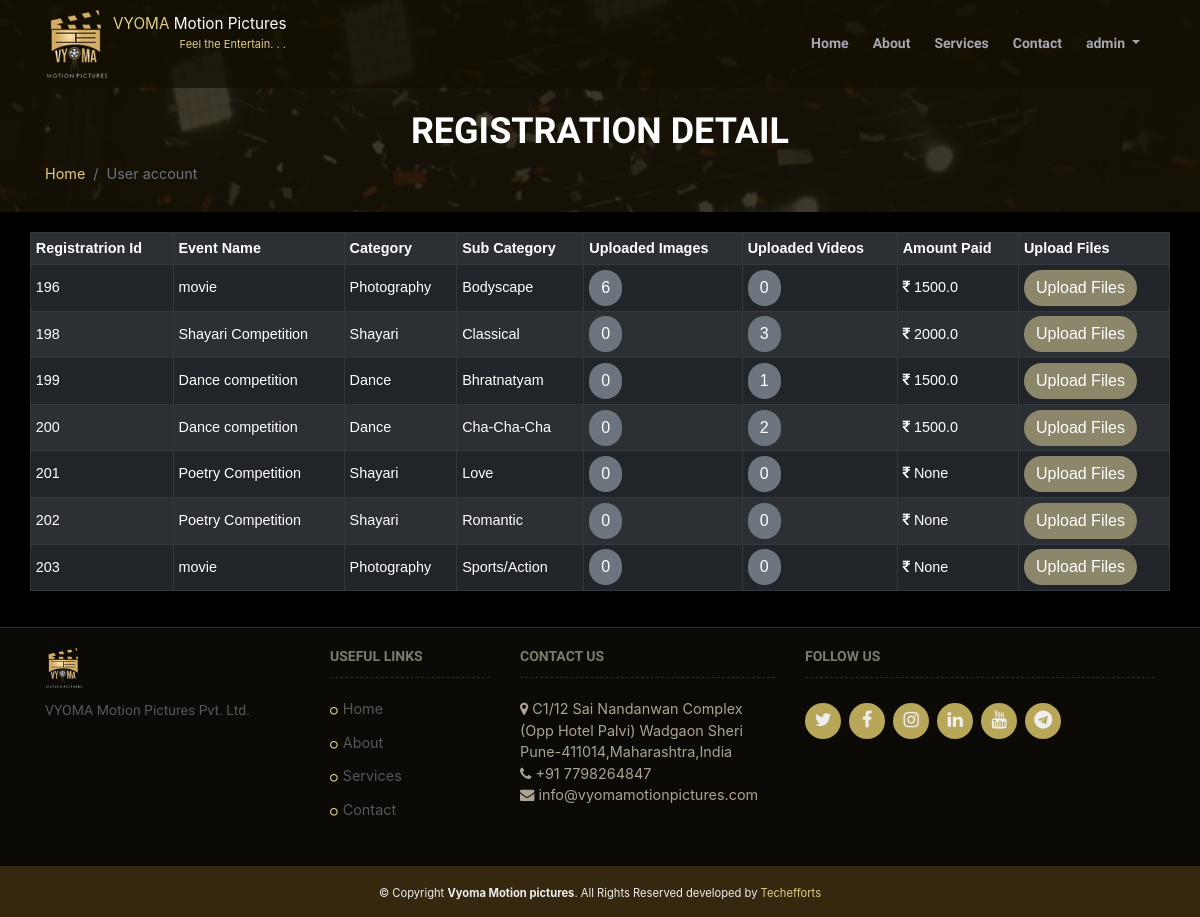
/user_account/ (signed in), run on an earlier commit of the app's database.
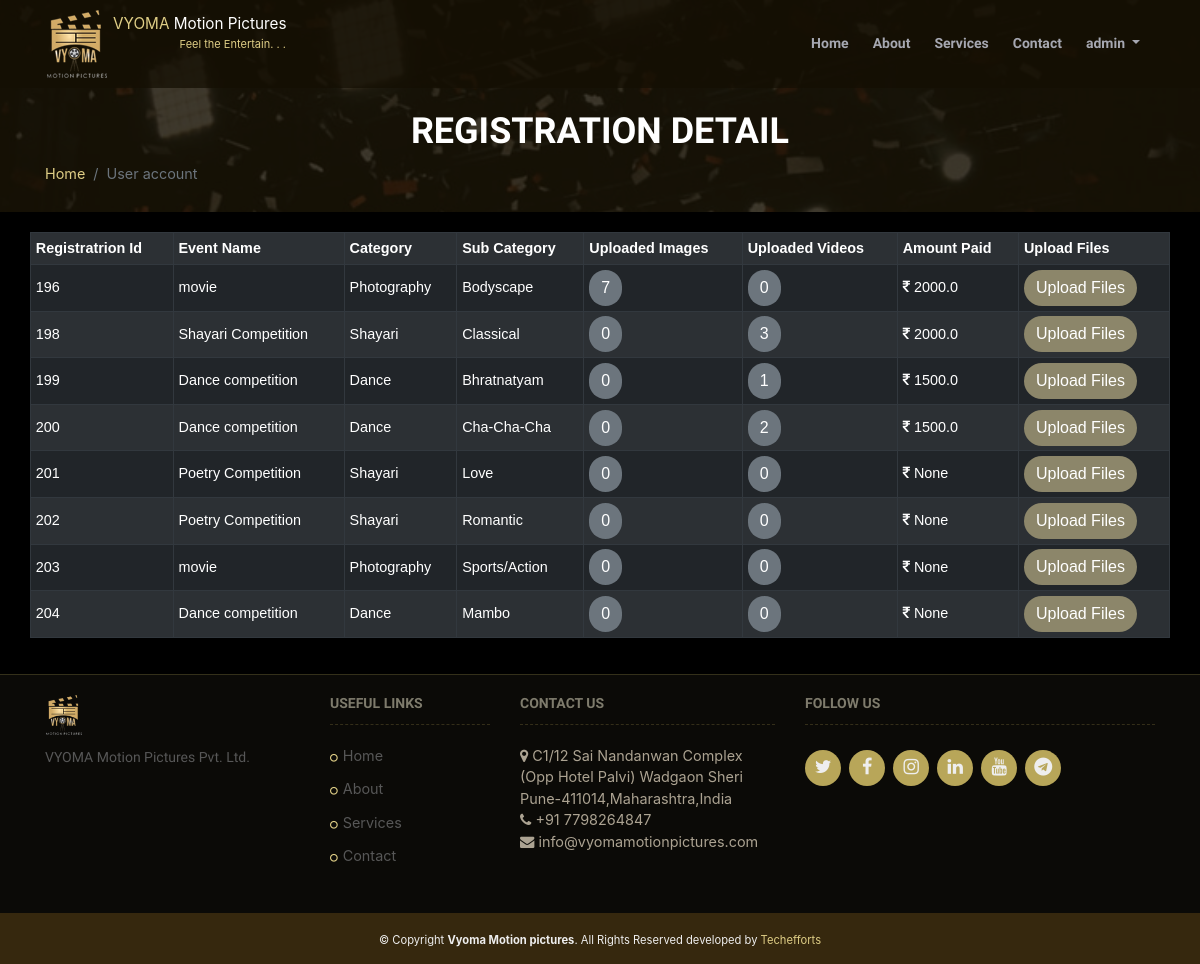
And on a later commit of the database.
### event_reg/models.py (models this page shows)
class user_reg(models.Model):
    user=models.ForeignKey(settings.AUTH_USER_MODEL, on_delete=models.CASCADE, null=True, default=None)
    event=models.ForeignKey(event,on_delete=models.CASCADE, null=True, default=None)
    event_sub_category=models.CharField(max_length=80,null=True,blank=True)
    first_name=models.CharField(max_length=125,null=True,blank=True)
    Last_name=models.CharField(max_length=125,null=True,blank=True)
    Email=models.EmailField(max_length=254,null=True,blank=True)
    gender = models.CharField(max_length=1,null=True,blank=True, choices=GENDER_CHOICES)
    age=models.IntegerField(null=True,blank=True)
    mobile=models.IntegerField(null=True,blank=True)
    alternamte_mobile=models.IntegerField(null=True,blank=True)
    marital_status=models.CharField(max_length=1,null=True,blank=True)
    birthdate=models.CharField(max_length=100,null=True,blank=True)
    address=models.TextField(blank=True,null=True)
    city=models.CharField(max_length=50,null=True,blank=True)
    state=models.CharField(max_length=50,null=True,blank=True)
    pincode=models.IntegerField(null=True,blank=True)
    id_proof=models.CharField(max_length=50,null=True,blank=True)
    identity_proof=models.ImageField(upload_to="identity_proof/",verbose_name='identity_proof',null=True,blank=True)
    identity_proof_back=models.ImageField(upload_to="identity_proof/",verbose_name='identity_proof',null=True,blank=True)

class event(models.Model):
    event_name=models.CharField(max_length=125)
    event_photo=models.ImageField(upload_to="images/",null=True,blank=True)
    event_location=models.CharField(max_length=100)
    event_category=models.CharField(max_length=100,null=True,choices=CATEGORY_CHOICES, default='None')
    event_start_date=models.DateField(auto_now=False, auto_now_add=False)
    event_end_date=models.DateField(auto_now=False, auto_now_add=False)
    event_discription=models.TextField(blank=True,null=True)
    event_address=models.TextField(blank=True,null=True)
    file_categories_instruction=models.CharField(max_length=500,null=True,blank=True)
    file_type_instruction=models.CharField(max_length=500,null=True,blank=True)
    file_size_instruction=models.CharField(max_length=500,null=True,blank=True)
    participant_Age_instruction=models.CharField(max_length=500,null=True,blank=True)
    Registration_fees_instruction=models.CharField(max_length=500,null=True,blank=True)
    entry_deadline_instruction=models.DateField(auto_now=False, auto_now_add=False,null=True,blank=True)
    notification_date_instruction=models.DateField(auto_now=False, auto_now_add=False,null=True)
    prize_dist_instruction=models.DateField(auto_now=False, auto_now_add=False,null=True)
    other_instruction1=models.CharField(max_length=500,null=True,blank=True)
    other_instruction2=models.CharField(max_length=500,null=True,blank=True)
    other_instruction3=models.CharField(max_length=500,null=True,blank=True)
    other_instruction4=models.CharField(max_length=500,null=True,blank=True)
    other_instruction5=models.CharField(max_length=500,null=True,blank=True)
    event_highlight1=models.TextField(blank=True,null=True)
    event_highlight2=models.TextField(blank=True,null=True)
    event_highlight3=models.TextField(blank=True,null=True)
    event_highlight4=models.TextField(blank=True,null=True)
    event_highlight5=models.TextField(blank=True,null=True)
    event_highlight6=models.TextField(blank=True,null=True)
    event_photo1=models.ImageField(upload_to="images/",null=True,blank=True)
    event_photo2=models.ImageField(upload_to="images/",null=True,blank=True)
    event_photo3=models.ImageField(upload_to="images/",null=True,blank=True)
    event_photo4=models.ImageField(upload_to="images/",null=True,blank=True)
    event_photo5=models.ImageField(upload_to="images/",null=True,blank=True)
    event_photo6=models.ImageField(upload_to="images/",null=True,blank=True)
    event_photo7=models.ImageField(upload_to="images/",null=True,blank=True)

### event_reg/views.py (the view)
# urls.py: path('user_account/', views.user_account, name ='user_account'),
def user_account(request):
	user=request.user
	user_registration_details=[]
	registration_details=user_reg.objects.filter(Email=user.email)
	for register_user in registration_details:
		video=Videos.objects.filter(user_reg=register_user,event=register_user.event)
		image=Images.objects.filter(user_reg=register_user,event=register_user.event)
		payment_history=PaytmHistory.objects.filter(user_reg=register_user)
		amount=payment_history.aggregate(Sum('TXNAMOUNT'))
		video_count=video.count()
		images_count=image.count()
		registration_details={
		"register_user":register_user,
		"image_count":images_count,
		"video_count":video_count,
		"image":image,
		"video":video,
		"amount":amount,
		"Payment_resp":payment_history
		}
		user_registration_details.append(registration_details)
	print (user_registration_details)
	return render(request,'user_account.html',{'registration_details':user_registration_details})

### event_reg/models.py (called while the page is built)
    def __unicode__(self):
        return self.STATUS

### templates/user_account.html (shortened to what this page needs)
{% extends 'master.html' %}
{% load static %}
{% block content %}
    <section id="innerpage">
        <div class="container wow fadeInUp">
            <div class="section-header">
                <h2>Registration Detail</h2>
                <ul class="breadcrumb">
                    <li class="breadcrumb-item"><a href="{% url 'index' %}">Home</a></li>
                    <li class="breadcrumb-item active" aria-current="page">User account</li>
                </ul>
            </div>
        </div>
    </section>
    <main id="main" class="bg-white">
        <div class="container">
            <section class="wow fadeInUp">
                <div class="row">
                    <table class="table table-dark table-striped table-responsive-lg">
  <tr>
     <th>Registratrion Id</th>
    <th>Event Name</th>
    <th>Category</th>
    <th>Sub Category</th>
    <th>Uploaded Images</th>
    <th>Uploaded Videos</th>
    <th>Amount Paid</th>
    <th>Upload Files</th>
  </tr>
  {%for reg in registration_details %}
  <tr>
    <td>{{reg.register_user.id}} </td>
    <td>{{reg.register_user.event.event_name}}</td>
    <td>{{reg.register_user.event.event_category}}</td>
    <td>{{reg.register_user.event_sub_category}}</td>
   <td>
       <button type="button" class="btn btn-secondary" data-toggle="collapse" data-target="#demo_img_{{reg.register_user.id}}">{{reg.image_count}}</button>
  </td>
     <td>
      <button type="button" class="btn btn-secondary" data-toggle="collapse" data-target="#demo_{{reg.register_user.id}}">{{reg.video_count}}</button>
   </td>
    <td><i class="fa fa-rupee"></i> {{reg.amount.TXNAMOUNT__sum }}</td>
     <td> <a href="{% url 'FileUpload' pk=reg.register_user.event.pk  id=reg.register_user.id %}" class="btn btn-info" role="button">Upload Files</a></td>
  </tr>
  {%endfor%}
</table>
                </div>
            </section>
        </div>
    </main>
    {%endblock%}

### templates/master.html (shortened to what this page needs)
<!DOCTYPE html>
<html>
{% load static %}
<head>
    <head>
    <link href="{% static 'event_reg/lib/bootstrap/css/bootstrap.min.css' %}" rel="stylesheet">
    <link href="{% static 'event_reg/lib/font-awesome/css/font-awesome.min.css' %}" rel="stylesheet">
    <link href="{% static 'event_reg/lib/animate/animate.min.css' %}" rel="stylesheet">
    <link href="{% static 'event_reg/css/style.css' %}" rel="stylesheet" />
    <link href="{% static 'event_reg/lib/venobox/venobox.css' %}" rel="stylesheet">
    <link href="{% static 'event_reg/lib/owlcarousel/assets/owl.theme.default.css' %}"  rel="stylesheet"/>
    <link href="{% static 'event_reg/lib/owlcarousel/assets/owl.carousel.css' %}" rel="stylesheet"/>
</head>
<body id="myform">
	<header id="header">
        <div class="container">
            <div id="logo" class="pull-left">
                <a href="{% url 'index' %}" class="scrollto"><img src="{% static 'event_reg/img/logo.png' %}" alt="" title="titile"></a>
                 <a class="navbar-brand navbar-brand-fix" href="#">VYOMA <span style="color:white">Motion Pictures</span></span><small style="margin-left:6.05em; font-size: 11px">Feel the Entertain. . .</small></a>
            </div>
			{% if user.is_authenticated %}
            <nav id="nav-menu-container">
                <ul class="nav-menu">
                    <li ><a href="{% url 'index' %}">Home</a></li>
                    <li><a href="{% url 'about_us' %}">About</a></li>
                    <li><a href="{% url 'services' %}">Services</a></li>
                    <li><a href="{% url 'contact' %}">Contact</a></li>
                    <li class="nav-item dropdown">
                        <a  data-toggle="dropdown"  href="#" class="nav-link dropdown-toggle" href="/admin/" >{{user}}</a>
                    </li>
                </ul>
            </nav>
            {%endif%}
        </div>
    </header>
{% block content %}{% endblock %}
    <footer id="footer">
        <div class="footer-top">
            <div class="container">
                <div class="row">
                    <div class="col-lg-3 col-md-6 footer-info">
                        <img src="{% static 'event_reg/img/logo.png' %}" alt="TheEvenet">
                        <p >VYOMA Motion Pictures Pvt. Ltd.</p>
                    </div>
                    <div class="col-lg-2 col-md-6 footer-links">
                        <h4>Useful Links</h4>
                        <ul>
                           <li ><a href="{% url 'index' %}">Home</a></li>
                    <li><a href="{% url 'about_us' %}">About</a></li>
                    <li><a href="{% url 'services' %}">Services</a></li>
                    <li><a href="{% url 'contact' %}">Contact</a></li>
                        </ul>
                    </div>
                    <div class="col-lg-3 col-md-6 footer-links">
                        <h4>Contact Us</h4>
                        <p>
                            <i class="fa fa-map-marker"></i> C1/12 Sai Nandanwan Complex <br>
                            (Opp Hotel Palvi) Wadgaon Sheri<br>
                            Pune-411014,Maharashtra,India <br>
                            <strong><i class="fa fa-phone"></i></strong> +91 7798264847<br>
                            <strong><i class="fa fa-envelope"></i></strong> info@vyomamotionpictures.com<br>
                        </p>
                    </div>
                    <div class="col-lg-4 col-md-6 footer-contact">
                        <h4>Follow Us</h4>
                        <div class="social-links">
                            <a href="https://twitter.com/MotionVyoma?s=08" class="twitter"><i class="fa fa-twitter"></i></a>
                            <a href="https://www.facebook.com/vyomamotionpictures/" class="facebook"><i class="fa fa-facebook"></i></a>
                            <a href="https://www.instagram.com/vyomamotionpictures/" class="instagram"><i class="fa fa-instagram"></i></a>
                            <a href="https://www.linkedin.com/in/vyoma-motion-pictures-661805198" class="linkedin"><i class="fa fa-linkedin"></i></a>
                            <a href="https://www.youtube.com/channel/UCsHBRZvmc-ChRdVncgV8Asg?view_as=subscriber" class="linkedin"><i class="fa fa-youtube"></i></a>
                            <a href="https://t.me/vyomamotionpictures" class="telegram"><i class="fa fa-telegram"></i></a>
                        </div>
                    </div>
                </div>
            </div>
        </div>
        <div class="copyright">
            <small> &copy; Copyright <strong>Vyoma Motion pictures</strong>. All Rights Reserved  developed by <a href="http://www.techefforts.com/">Techefforts</a> </small>
        </div>
    </footer>
</body>
</html>

### event_reg/static/event_reg/css/style.css (style rules this page uses)
a { color: #dfce86; transition: .5s }
p { padding: 0; margin: 0 0 30px 0 }
button, input { overflow: visible }
h1, h2, h3, h4, h5, h6 { font-family: Raleway,sans-serif; font-weight: 400; margin: 0 0 20px 0; padding: 0; color: #f6d89d }
.wow { visibility: hidden }
.section-header { position: relative }
#main { background: #0b0a07; padding: 20px 0 }
.section-header h2 { font-size: 32px; text-transform: uppercase; text-align: center; font-weight: 700; color: #fff; margin-bottom: 10px }
#header { padding: 10px 0; position: fixed; background: rgba(21,15,3,.74); left: 0; top: 0; right: 0; transition: all .5s; z-index: 997 }
#innerpage { background-attachment: fixed; padding: 60px 0 27px 0; background: url(../img/3.jpg) top center no-repeat; background-size: cover; overflow: hidden; position: relative }
#innerpage:before { content: ""; background: rgba(23,16,2,.82); position: absolute; bottom: 0; top: 0; left: 0; right: 0 }
#innerpage .section-header h2, #innerpage p { color: #fff }
#innerpage .section-header h2 { font-size: 36px; text-transform: uppercase; text-align: center; font-weight: 700; margin-bottom: 10px; margin-top: 50px }
#innerpage .section-header .breadcrumb { display: -ms-flexbox; display: flex; -ms-flex-wrap: wrap; flex-wrap: wrap; padding: 0; margin-bottom: 0; list-style: none; background-color: transparent; border-radius: 0 }
#header #logo img { padding: 0; margin: 0 }
.nav-menu, .nav-menu * { margin: 0; padding: 0; list-style: none }
.nav-menu li { position: relative; white-space: nowrap }
.nav-menu > li { float: left }
.sf-arrows .sf-with-ul { padding-right: 30px }
.sf-arrows .sf-with-ul:after { position: absolute; right: 15px; top: 15px; font-family: FontAwesome; font-style: normal; font-weight: 400 }
#nav-menu-container { float: right; margin-top: 15px }
.nav-menu a { padding: 8px; text-decoration: none; display: inline-block; color: rgba(202,206,221,.8); font-family: Raleway,sans-serif; font-weight: 600; font-size: 14px; outline: 0 }
.nav-menu > li { margin-left: 8px }
.nav-menu > li > a:before { content: ""; position: absolute; width: 0; height: 2px; bottom: 0; left: 0; background-color: #dfce86; visibility: hidden; transition: all .3s ease-in-out 0s }
#mobile-nav { position: fixed; top: 0; padding-top: 18px; bottom: 0; z-index: 998; background: rgba(6,12,34,.9); left: -260px; width: 260px; overflow-y: auto; transition: .4s }
#mobile-nav ul { padding: 0; margin: 0; list-style: none }
#mobile-nav ul li { position: relative }
#mobile-nav ul li a { color: #fff; font-size: 17px; overflow: hidden; padding: 10px 22px 10px 15px; position: relative; text-decoration: none; width: 100%; display: block; outline: 0 }
#footer .copyright { background: #36280e; padding: 15px; color: #eee; font-size: 14px; text-align: center }
#footer .footer-top { background: #0b0a07; border-top: 1px solid #b8a6593d; padding: 20px 0 0 0; background-size: cover }
#footer .footer-top .footer-info { margin-bottom: 30px }
#footer .footer-top .footer-info img { height: 40px; margin-bottom: 10px }
#footer .footer-top .footer-info p { font-size: 14px; line-height: 24px; margin-bottom: 0; font-family: Raleway,sans-serif; color: #575757 }
#footer .footer-top .social-links a { font-size: 18px; display: inline-block; background: #b8a659; color: #eee; line-height: 1; padding: 8px 0; margin-right: 4px; margin-top: 5px; border-radius: 50%; text-align: center; width: 36px; height: 36px; transition: .3s }
#footer .footer-top h4 { font-size: 14px; font-weight: 700; color: #7e7b6c; text-transform: uppercase; position: relative; padding-bottom: 12px; border-bottom: 1px dashed #bca9563b }
#footer .footer-top .footer-links { margin-bottom: 30px }
#footer .footer-top .footer-links ul { list-style: none; padding: 0; margin: 0 }
#footer .footer-top .footer-links ul li:before { font-family: fontawesome; color: #dfce86; content: "\f10c"; font-size: 9px; margin-right: 5px }
#footer .footer-top .footer-links ul li { padding: 6px 0 }
#footer .footer-top .footer-links ul li:last-child { border-bottom: none }
#footer .footer-top .footer-links ul li:first-child { padding-top: 0 }
#footer .footer-top .footer-links ul a { color: #575757 }
#footer .footer-top .footer-contact { margin-bottom: 30px }
@media (min-width:1024px) { #innerpage { background-attachment: fixed } }

### templates/master.html (style rules this page uses)
.navbar-brand small { display:block; font-size:12px; }

What changed in the data, as far as the page shows it:
computed for user_reg "Bodyscape": image_count "6" → "7"; amount.TXNAMOUNT__sum "1500.0" → "2000.0"
added user_reg: register_user.id "204", register_user.event.event_name "Dance competition", register_user.event.event_category "Dance", register_user.event_sub_category "Mambo", image_count "0", video_count "0", amount.TXNAMOUNT__sum "None"
